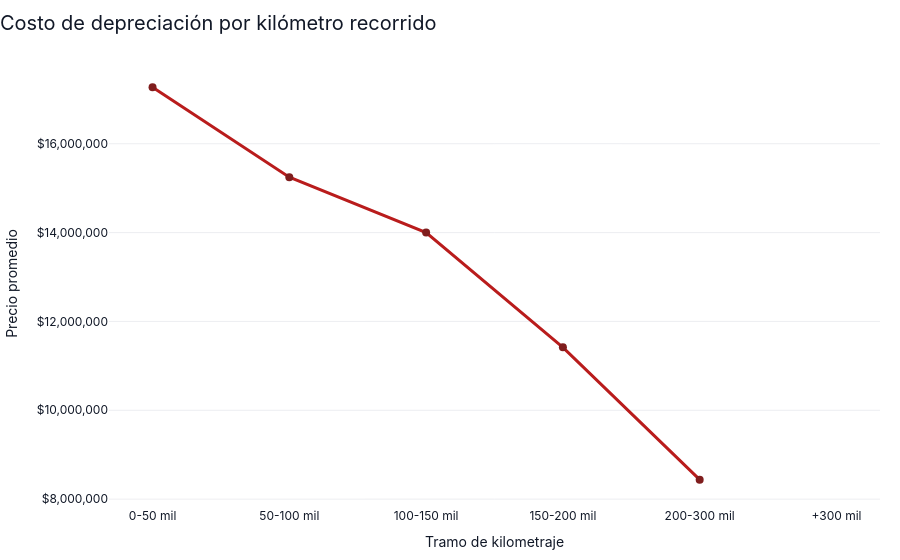

The notebook cell saved with this chart:
### Markdown cell above
##  Descripción

Este gráfico de líneas muestra la tendencia del precio promedio de los vehículos a través del tiempo. En el eje horizontal se presentan los años y en el eje vertical el precio promedio. El punto más bajo se observa al inicio del período, con un valor cercano a los **5 millones de pesos**, mientras que el punto más alto se encuentra en los años más recientes, superando los **20 millones de pesos**.

---

##  Interpretación

El mercado ha ido encareciéndose de manera sostenida, lo que sugiere un aumento general en el valor promedio de los vehículos y una posible presión al alza en los precios de publicación.

Aunque hay pequeños retrocesos en algunos años, como en el año **2021**, la tendencia de fondo no cambia: el mercado se mueve hacia valores más altos y el crecimiento se acelera especialmente al final del período.

Este comportamiento indica que los vehículos más recientes mantienen una valorización superior dentro del mercado, mientras que la oferta de vehículos antiguos presenta precios considerablemente menores.

---

##  Propuesta estratégica

### Ajustar la estrategia de precios al alza

Si el promedio de mercado viene subiendo, los precios de publicación deben revisarse periódicamente para evitar quedar por debajo de los valores observados en el mercado.

### Priorizar inventario con mayor valor de reventa

Conviene enfocar la captación en vehículos que sigan esta tendencia positiva y mantengan una mejor valorización en el tiempo.

### Fortalecer la estimación de precios de mercado

La tendencia observada puede utilizarse como referencia para mejorar los modelos de valorización de vehículos usados, considerando el efecto que tiene el año del vehículo sobre su precio esperado.

### Anticipar oportunidades comerciales

El crecimiento sostenido de los precios permite identificar segmentos con mayor potencial de rentabilidad y orientar la estrategia comercial hacia vehículos con una valorización más favorable.

### Code cell
# =========================
# KPI 3
# =========================

import pandas as pd
import plotly.express as px

df_km = df.dropna(subset=["kilometraje", "precio"]).copy()

bins = [0, 50000, 100000, 150000, 200000, 300000, float("inf")]
labels = ["0-50 mil", "50-100 mil", "100-150 mil", "150-200 mil", "200-300 mil", "+300 mil"]

df_km["tramo_km"] = pd.cut(
    df_km["kilometraje"],
    bins=bins,
    labels=labels,
    include_lowest=True
)

df_dep_km = (
    df_km.groupby("tramo_km", as_index=False)["precio"]
    .mean()
)

fig = px.line(
    df_dep_km,
    x="tramo_km",
    y="precio",
    markers=True,
    title="Costo de depreciación por kilómetro recorrido"
)

fig.update_traces(
    line=dict(color="#B91C1C", width=3),
    marker=dict(size=8, color="#7F1D1D"),
    hovertemplate="<b>Tramo:</b> %{x}<br><b>Precio promedio:</b> $%{y:,.0f}<extra></extra>"
)

fig.update_layout(
    xaxis_title="Tramo de kilometraje",
    yaxis_title="Precio promedio",
    hovermode="x unified",
    template="plotly_white",
    height=440,
    title=dict(x=0, xanchor="left", font=dict(size=20, color="#111827")),
    font=dict(family="Inter, sans-serif", color="#111827"),
    plot_bgcolor="white",
    paper_bgcolor="white",
    margin=dict(l=20, r=20, t=60, b=20)
)

fig.update_yaxes(
    tickprefix="$",
    tickformat=",.0f",
    gridcolor="rgba(156, 163, 175, 0.18)"
)

fig.update_xaxes(showgrid=False)

fig.show()

### Figure 1 — Plotly figure (JSON) as saved in the notebook; plotly's stock layout.template omitted (floating-point values rounded to 4 significant figures)
{"data": [{"hovertemplate": "<b>Tramo:</b> %{x}<br><b>Precio promedio:</b> $%{y:,.0f}<extra></extra>", "legendgroup": "", "line": {"color": "#B91C1C", "dash": "solid", "width": 3}, "marker": {"color": "#7F1D1D", "size": 8, "symbol": "circle"}, "mode": "lines+markers", "name": "", "orientation": "v", "showlegend": false, "type": "scatter", "x": ["0-50 mil", "50-100 mil", "100-150 mil", "150-200 mil", "200-300 mil", "+300 mil"], "xaxis": "x", "y": [17270000.0, 15250000.0, 14000000.0, 11420000.0, 8439000.0, NaN], "yaxis": "y"}], "layout": {"autosize": true, "font": {"color": "#111827", "family": "Inter, sans-serif"}, "hovermode": "x unified", "legend": {"tracegroupgap": 0}, "margin": {"b": 20, "l": 20, "r": 20, "t": 60}, "paper_bgcolor": "white", "plot_bgcolor": "white", "title": {"font": {"color": "#111827", "size": 20}, "text": "Costo de depreciación por kilómetro recorrido", "x": 0, "xanchor": "left"}, "xaxis": {"anchor": "y", "autorange": true, "domain": [0, 1], "range": [-0.3102, 5.31], "showgrid": false, "title": {"text": "Tramo de kilometraje"}, "type": "category"}, "yaxis": {"anchor": "x", "autorange": true, "domain": [0, 1], "gridcolor": "rgba(156, 163, 175, 0.18)", "range": [7776000.0, 17930000.0], "tickformat": ",.0f", "tickprefix": "$", "title": {"text": "Precio promedio"}, "type": "linear"}}}
